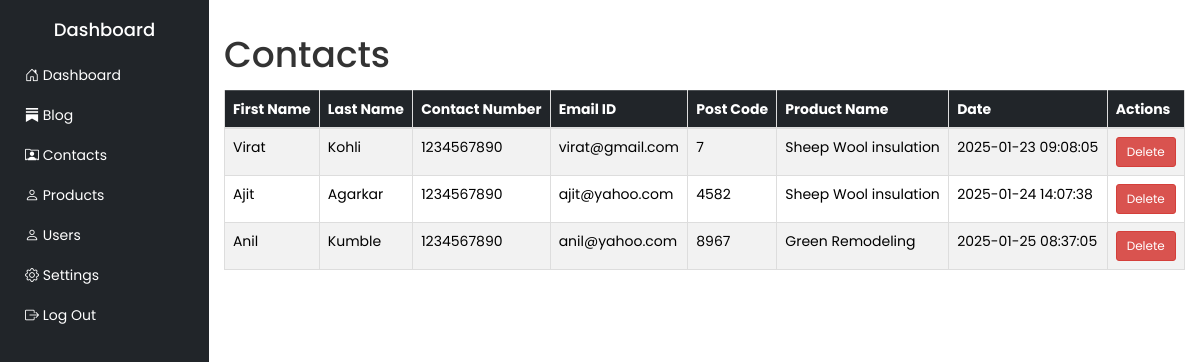
/admin/contacts.php (signed in), run on the app's committed database.
### tables this page shows
CREATE TABLE `contacts` (
  `ID` int(11) NOT NULL,
  `first_name` varchar(50) NOT NULL,
  `last_name` varchar(50) NOT NULL,
  `contact_number` varchar(50) NOT NULL,
  `email` varchar(50) NOT NULL,
  `post_code` varchar(256) NOT NULL,
  `product_id` int(11) NOT NULL,
  `created_at` timestamp NOT NULL DEFAULT current_timestamp()
);

CREATE TABLE `our_products` (
  `ID` int(11) NOT NULL,
  `product_name` varchar(100) NOT NULL
);

### admin/contacts.php (the view, shortened to what this page needs)
<?php
include_once('include/header.php');
?>
<div class="container-fluid p-4" style="margin-left: 0px;">
    <h1 class="mb-4">Contacts</h1>
    <div class="table-responsive">
        <?php
        include "config.php";
        $sql = "SELECT contacts.ID, contacts.first_name, contacts.last_name, contacts.contact_number,
                    contacts.email, contacts.post_code, our_products.product_name as product_name, contacts.created_at
             FROM contacts JOIN our_products ON contacts.product_id = our_products.id";
        $result = mysqli_query($conn, $sql);
        if (mysqli_num_rows($result) > 0) {
        ?>
            <table class="table table-bordered table-hover table-striped">
                <thead class="table-dark">
                    <tr>
                        <th>First Name</th>
                        <th>Last Name</th>
                        <th>Contact Number</th>
                        <th>Email ID</th>
                        <th>Post Code</th>
                        <th>Product Name</th>
                        <th>Date</th>
                        <th>Actions</th>
                    </tr>
                </thead>
                <tbody>
                    <?php
                    while ($row = mysqli_fetch_assoc($result)) {
                    ?>
                        <tr>
                            <td><?php echo $row['first_name']; ?></td>
                            <td><?php echo $row['last_name']; ?></td>
                            <td><?php echo $row['contact_number']; ?></td>
                            <td><?php echo $row['email']; ?></td>
                            <td><?php echo $row['post_code']; ?></td>
                            <td><?php echo $row['product_name']; ?></td>
                            <td><?php echo $row['created_at']; ?></td>
                            <td>
                                <a href="delete-contacts.php?id=<?php echo $row['ID']; ?>" class="btn delete-btn btn-sm btn-danger" onclick="return confirm('Are you sure you want to delete this product <?php echo $row['first_name']; ?> <?php echo $row['last_name']; ?>?');">Delete</a>
                            </td>
                        </tr>
                    <?php
                    }
                    ?>
                </tbody>
            <?php
        }
            ?>
            </table>
    </div>
</div>
<?php
include_once('include/footer.php');
?>

### admin/assets/css/style.css (style rules this page uses)
* { margin: 0; padding: 0; box-sizing: border-box; font-family: "Poppins", sans-serif; }

### data on the page
contacts: first_name "Virat", last_name "Kohli", contact_number "1234567890", email "virat@gmail.com", post_code "7", our_products.product_name "Sheep Wool insulation", created_at "2025-01-23 09:08:05"
contacts: first_name "Ajit", last_name "Agarkar", contact_number "1234567890", email "ajit@yahoo.com", post_code "4582", our_products.product_name "Sheep Wool insulation", created_at "2025-01-24 14:07:38"
contacts: first_name "Anil", last_name "Kumble", contact_number "1234567890", email "anil@yahoo.com", post_code "8967", our_products.product_name "Green Remodeling", created_at "2025-01-25 08:37:05"
